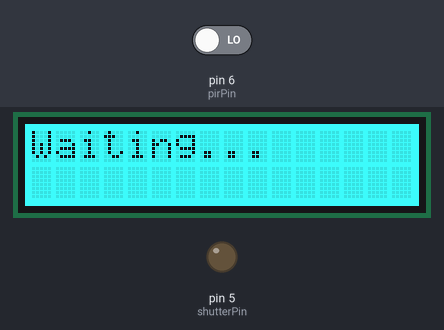
Simulated run of this sketch. Board: Arduino Uno, built with avr-gcc and run on an emulated ATmega328P. On the bench: 16×2 character LCD, output pins drawn as LEDs (lit = HIGH). Inputs (shaded band) come from the test bench; at power-on: pin 6 (pirPin) LOW. What the sketch prints to the serial monitor is not drawn.

Above: at 1.2 s.
1.3 s: pin 6 (pirPin) driven HIGH
At 3.1 s:
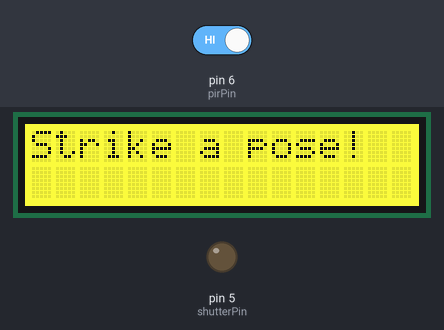
At 4.1 s:
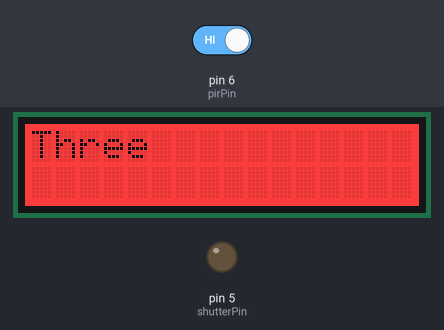
7.5 s: pin 6 (pirPin) driven LOW
At 9.1 s:
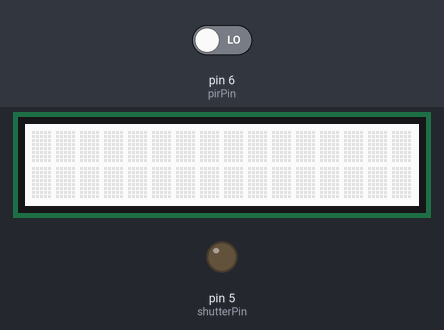
Timing chart, 0 to 10.6 s (numbered marks = the images above; inputs shaded):
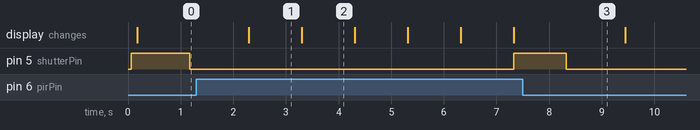

Measured:
- after the input at 1.3 s, pin 5 (shutterPin): LOW → HIGH after 6.0 s; the display: changes after 0.99 s (image 1)
- after the input at 7.5 s, pin 5 (shutterPin): goes on until 8.3 s, then stays LOW
- what the display in image 1 shows lasts 1.0 s, from 2.3 s to 3.3 s

The sketch:

Photobooth.ino
```cpp
// ----------------------------------------
// Photobooth Code (this is the one you'll actually be using)
// ----------------------------------------

#include <Wire.h>
#include <Adafruit_RGBLCDShield.h>
#include <Adafruit_MCP23017.h>


Adafruit_RGBLCDShield lcd = Adafruit_RGBLCDShield();

// Set backlight color
#define RED 0x1
#define YELLOW 0x3
#define GREEN 0x2
#define TEAL 0x6
#define BLUE 0x4
#define VIOLET 0x5
#define WHITE 0x7

int shutterPin = 5; //digital 5 that connects to camera shutter
int pirPin = 6;      //digital 6 motion detector

int greenLED=11;     // initialize pin to 11 (test)
int blueLED=10;     // initialize pin to 10   (test)
int redLED=13;     // intialize pin to 13     (test)


void setup(){

    Serial.begin(9600);
    lcd.begin(16, 2);
    lcd.setBacklight(GREEN);

    pinMode(shutterPin, OUTPUT);
    digitalWrite(shutterPin, HIGH);

    pinMode(pirPin, INPUT);   // pins are assumed as input on the arduino


    pinMode(2,INPUT_PULLUP);
    pinMode(4,INPUT_PULLUP);
    pinMode(7,INPUT_PULLUP);
    pinMode(8,INPUT_PULLUP);
    pinMode(12,INPUT_PULLUP);


}
int f = 0;
void loop(){
    int pirVal = digitalRead(pirPin);
    Serial.println(pirVal);
    Serial.println(f);
    delay(100);
    f++;

    if(pirVal == HIGH){  //was motion detected
        Serial.println("Motion Detected");
        printWithColorTimed("Strike a pose!", YELLOW, 1000);
        printWithColorTimed("Three", RED, 1000);
        printWithColorTimed("Two", YELLOW, 1000);
        printWithColorTimed("One", GREEN, 1000);
        printWithColorTimed("Smile!", WHITE, 1000);
        lcd.clear();
        lcd.setBacklight(WHITE);


        digitalWrite(shutterPin, HIGH);
        delay(1000);
        digitalWrite(shutterPin, LOW);
        delay(1000);

    }
    else if (pirVal == LOW) {
        Serial.println("No Motion Detected");
        printWithColorTimed("Waiting...", TEAL, 1000);
        digitalWrite(shutterPin, LOW);
        delay(1000);
    }

}

void printWithColorTimed(String str, int color, int delay_time){
  printWithColor(str, color);
  delay(delay_time);
}

void printWithColor(String str, int color){
  lcd.clear();
  lcd.setBacklight(color);
  lcd.setCursor(0,0);
  lcd.print(str);
}
```
